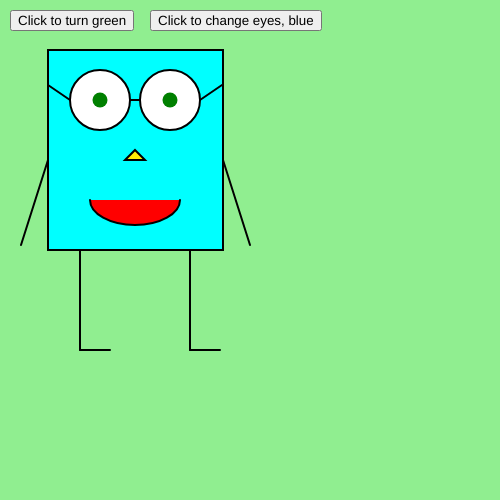
Frame 1 (no input)
Frame 60 (no input): identical to frame 1, image omitted
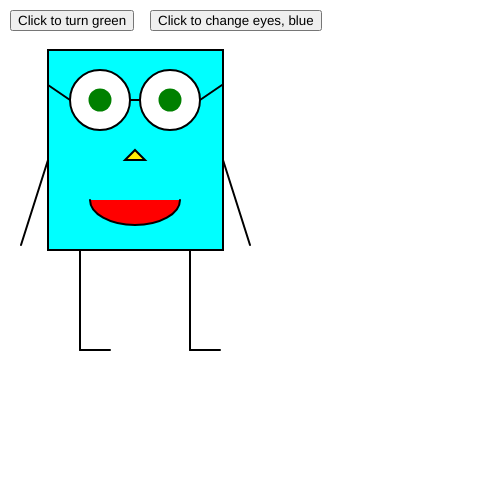
Frame 120 (the mouse pressed at the canvas centre since frame 60)

The p5.js sketch that drew these frames (run headless with seeded random() and noise() and a simulated clock; from frame 60 on, the mouse is pressed at the canvas centre):

// p5.js sketch
// ── sketch.js
var pointX=0;
var pointY=0;

var pupil=15;
var thick=2;

var pupilColor = "green";
var faceColor = "cyan";
var mouthColor = "red";

var eyeButton;
var faceButton;


function setup() {
  // put setup code here


  createCanvas(500,500);
  pointX=width/2;
  pointY=height/2;
  console.log("pointX " + pointX + " pointY " + pointY);

  eyeButton = createButton("Click to change eyes, blue");
  eyeButton.position(150,10);
  eyeButton.mousePressed(function(){
    pupilColor = "blue";

  });


  faceButton = createButton("Click to turn green");
  faceButton.position(10,10);
  faceButton.mousePressed(function(){
    faceColor = "green";

  });
}


function draw() {
  // put drawing code here
  background(255);

  if(mouseX < height/2){
    console.log("bottom part");
    background("lightGreen");
  }
  if(mouseX > height/2){
    console.log("top part");
    background("orange");
  }

  pointX=mouseX;
  pointY=mouseY;


  strokeWeight(thick);
  fill(faceColor);
  rect(48,50,175,200);//mouth, x,y,l,w
  fill("white");
  ellipse(100,100,60,60);//left eye

  ellipse(170,100,60,60); //right eye
  fill(pupilColor);
  strokeWeight(0);
  ellipse(100,100,pupil,pupil);//left pupil

  ellipse(170,100,pupil,pupil); //right pupil
  strokeWeight(thick);
  line(130,100,140,100); //glasses middle
  line(70,100,48,85); //left glasses
  line(200,100,222,85);


  strokeWeight(thick);
  fill(mouthColor);
  arc(135,200,90,50,0,PI); //x,y,l,w,starting point,ending point (pi)

  //width and height
  //console.log("width" + width);
  //console.log("height" + height);
  fill(255, 238, 5);
  triangle(270/2,300/2,270/2 + 10, 300/2 + 10, 270/2 - 10, 300/2 + 10);

  line(80,250,80,350); //left leg
  line(190,250,190,350); //right leg
  line(80,350,110,350); //left foot
  line(190,350,220,350); //right foot
  line(223, 160, 250, 245); //right arm
  line(48,160,21,245); //left arm

} //end of draw

function mousePressed(){
  pupil = 23;
}

function mouseReleased(){
  pupil = 15;
}

function keyPressed(){
  mouthColor = "pink";
  console.log("key " + key);
  if(key == "p"){
      mouthColor = "pink";
    }

}
